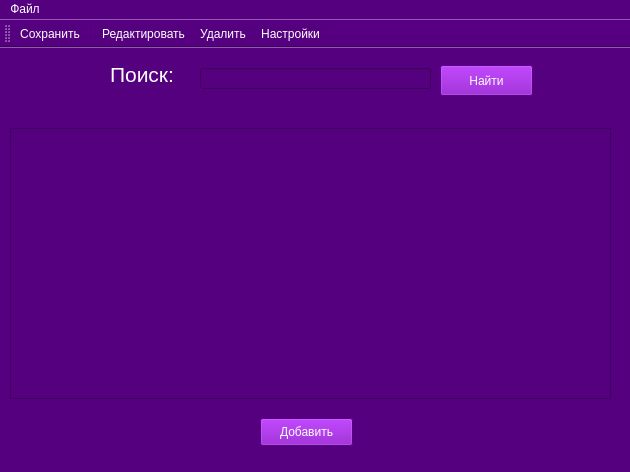
<?xml version="1.0" encoding="UTF-8"?>
<ui version="4.0">
 <class>MainWindow</class>
 <widget class="QMainWindow" name="MainWindow">
  <property name="geometry">
   <rect>
    <x>0</x>
    <y>0</y>
    <width>630</width>
    <height>472</height>
   </rect>
  </property>
  <property name="minimumSize">
   <size>
    <width>630</width>
    <height>472</height>
   </size>
  </property>
  <property name="maximumSize">
   <size>
    <width>630</width>
    <height>472</height>
   </size>
  </property>
  <property name="windowTitle">
   <string>MainWindow</string>
  </property>
  <property name="styleSheet">
   <string notr="true"> background-color:rgb(85, 0, 127);
color:rgb(255, 255, 255)</string>
  </property>
  <widget class="QWidget" name="centralwidget">
   <widget class="QLabel" name="label_2">
    <property name="geometry">
     <rect>
      <x>110</x>
      <y>10</y>
      <width>83</width>
      <height>33</height>
     </rect>
    </property>
    <property name="font">
     <font>
      <pointsize>16</pointsize>
     </font>
    </property>
    <property name="styleSheet">
     <string notr="true">color:rgb(255, 255, 255)</string>
    </property>
    <property name="text">
     <string>Поиск:</string>
    </property>
   </widget>
   <widget class="QLineEdit" name="findEdit">
    <property name="geometry">
     <rect>
      <x>200</x>
      <y>20</y>
      <width>231</width>
      <height>21</height>
     </rect>
    </property>
   </widget>
   <widget class="QPushButton" name="find">
    <property name="geometry">
     <rect>
      <x>440</x>
      <y>17</y>
      <width>93</width>
      <height>31</height>
     </rect>
    </property>
    <property name="styleSheet">
     <string notr="true"> background-color:rgb(127, 0, 190) </string>
    </property>
    <property name="text">
     <string>Найти</string>
    </property>
   </widget>
   <widget class="QPushButton" name="pushButton">
    <property name="geometry">
     <rect>
      <x>260</x>
      <y>370</y>
      <width>93</width>
      <height>28</height>
     </rect>
    </property>
    <property name="styleSheet">
     <string notr="true"> background-color:rgb(127, 0, 190) </string>
    </property>
    <property name="text">
     <string>Добавить</string>
    </property>
   </widget>
   <widget class="QTableWidget" name="tableWidget">
    <property name="geometry">
     <rect>
      <x>10</x>
      <y>80</y>
      <width>601</width>
      <height>271</height>
     </rect>
    </property>
    <property name="styleSheet">
     <string notr="true">QHeaderView::section { background-color:rgb(170, 170, 255) }</string>
    </property>
   </widget>
  </widget>
  <widget class="QMenuBar" name="menubar">
   <property name="geometry">
    <rect>
     <x>0</x>
     <y>0</y>
     <width>630</width>
     <height>26</height>
    </rect>
   </property>
   <widget class="QMenu" name="menu">
    <property name="title">
     <string>Файл</string>
    </property>
    <addaction name="save"/>
    <addaction name="edit"/>
    <addaction name="separator"/>
    <addaction name="del"/>
    <addaction name="open"/>
    <addaction name="settings"/>
   </widget>
   <addaction name="menu"/>
  </widget>
  <widget class="QToolBar" name="toolBar">
   <property name="windowTitle">
    <string>toolBar</string>
   </property>
   <attribute name="toolBarArea">
    <enum>TopToolBarArea</enum>
   </attribute>
   <attribute name="toolBarBreak">
    <bool>false</bool>
   </attribute>
   <addaction name="save"/>
   <addaction name="separator"/>
   <addaction name="edit"/>
   <addaction name="del"/>
   <addaction name="settings"/>
  </widget>
  <action name="save">
   <property name="icon">
    <iconset resource="resource.qrc">
     <normaloff>:/new/prefix1/img/diskette.png</normaloff>:/new/prefix1/img/diskette.png</iconset>
   </property>
   <property name="text">
    <string>Сохранить</string>
   </property>
   <property name="shortcut">
    <string>Ctrl+S</string>
   </property>
  </action>
  <action name="del">
   <property name="icon">
    <iconset resource="resource.qrc">
     <normaloff>:/new/prefix1/img/basket.png</normaloff>:/new/prefix1/img/basket.png</iconset>
   </property>
   <property name="text">
    <string>Удалить</string>
   </property>
   <property name="shortcut">
    <string>Del</string>
   </property>
  </action>
  <action name="edit">
   <property name="icon">
    <iconset resource="resource.qrc">
     <normaloff>:/new/prefix1/img/highlighter.png</normaloff>:/new/prefix1/img/highlighter.png</iconset>
   </property>
   <property name="text">
    <string>Редактировать</string>
   </property>
  </action>
  <action name="open">
   <property name="text">
    <string>открыть</string>
   </property>
  </action>
  <action name="settings">
   <property name="icon">
    <iconset resource="resource.qrc">
     <normaloff>:/new/prefix1/img/settings.png</normaloff>:/new/prefix1/img/settings.png</iconset>
   </property>
   <property name="text">
    <string>Настройки</string>
   </property>
  </action>
 </widget>
 <resources>
  <include location="resource.qrc"/>
 </resources>
 <connections/>
</ui>
